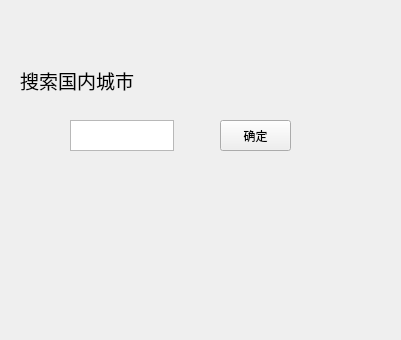
<?xml version="1.0" encoding="UTF-8"?>
<ui version="4.0">
 <class>Query_Form</class>
 <widget class="QWidget" name="Query_Form">
  <property name="geometry">
   <rect>
    <x>0</x>
    <y>0</y>
    <width>401</width>
    <height>340</height>
   </rect>
  </property>
  <property name="minimumSize">
   <size>
    <width>401</width>
    <height>340</height>
   </size>
  </property>
  <property name="maximumSize">
   <size>
    <width>401</width>
    <height>340</height>
   </size>
  </property>
  <property name="windowTitle">
   <string>Form</string>
  </property>
  <widget class="QLabel" name="label">
   <property name="geometry">
    <rect>
     <x>20</x>
     <y>60</y>
     <width>121</width>
     <height>41</height>
    </rect>
   </property>
   <property name="text">
    <string>&lt;html&gt;&lt;head/&gt;&lt;body&gt;&lt;p&gt;&lt;span style=&quot; font-size:14pt;&quot;&gt;搜索国内城市&lt;/span&gt;&lt;/p&gt;&lt;/body&gt;&lt;/html&gt;</string>
   </property>
  </widget>
  <widget class="QTextEdit" name="textEdit">
   <property name="geometry">
    <rect>
     <x>70</x>
     <y>120</y>
     <width>104</width>
     <height>31</height>
    </rect>
   </property>
  </widget>
  <widget class="QPushButton" name="pushButton">
   <property name="geometry">
    <rect>
     <x>220</x>
     <y>120</y>
     <width>71</width>
     <height>31</height>
    </rect>
   </property>
   <property name="text">
    <string>确定</string>
   </property>
  </widget>
  <widget class="QLabel" name="label_2">
   <property name="geometry">
    <rect>
     <x>30</x>
     <y>180</y>
     <width>351</width>
     <height>51</height>
    </rect>
   </property>
   <property name="frameShape">
    <enum>QFrame::NoFrame</enum>
   </property>
   <property name="text">
    <string>&lt;html&gt;&lt;head/&gt;&lt;body&gt;&lt;p&gt;&lt;br/&gt;&lt;/p&gt;&lt;/body&gt;&lt;/html&gt;</string>
   </property>
  </widget>
 </widget>
 <resources/>
 <connections>
  <connection>
   <sender>pushButton</sender>
   <signal>clicked()</signal>
   <receiver>Query_Form</receiver>
   <slot>button_click_confirm()</slot>
   <hints>
    <hint type="sourcelabel">
     <x>266</x>
     <y>132</y>
    </hint>
    <hint type="destinationlabel">
     <x>328</x>
     <y>141</y>
    </hint>
   </hints>
  </connection>
 </connections>
 <slots>
  <slot>button_click_confirm()</slot>
 </slots>
</ui>
